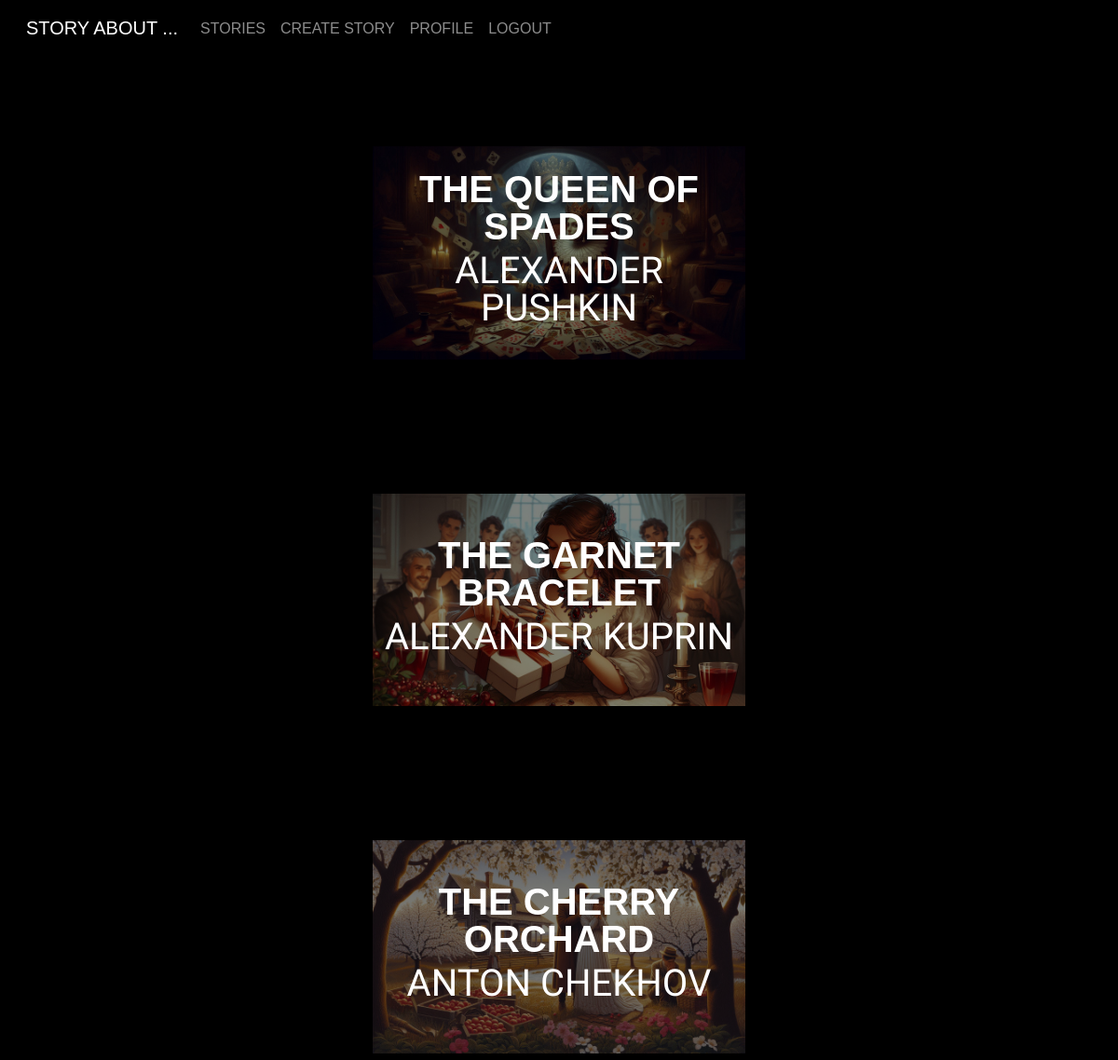
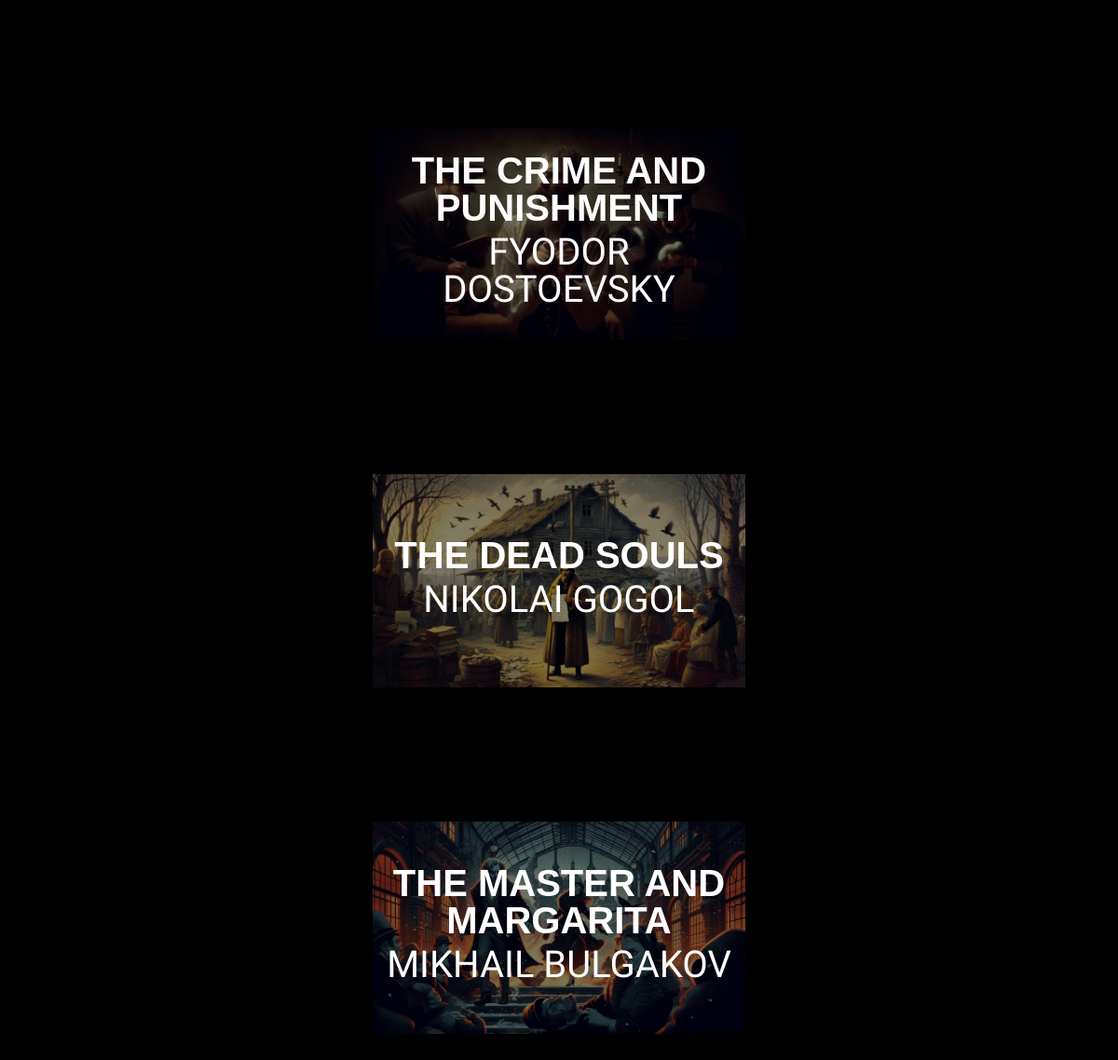
Page /story/stories/ (signed in) on the committed database (2 pictures, top to bottom).
### story/models.py (models this page shows, shortened)
class Story(models.Model):
    title = models.CharField('Title', max_length=50)
    author = models.CharField('Author', max_length=50)
    background_image = models.ImageField('Background Image', upload_to='backgrounds/', blank=False, null=True)

### story/views.py (the view)
# urls.py: path('stories/', views.stories, name='stories'),
@login_required
def stories(request):
    stories = Story.objects.all()
    return render(request, 'story/stories.html', {'stories': stories})

### story/templates/story/stories.html
{% extends 'story/layout.html' %}
{% block content %}
  <div class="stories">
    {% if stories %}
      {% for story in stories %}
        <div class="story__item d-flex justify-content-center align-items-center my-5 py-5">
          <div class="story__container">
            <a href="{% url 'story:story_details' story.id %}">
              <div class="story__image">
                <img src="{{ story.background_image.url }}" alt="" />
              </div>
              <div class="story__content">
                <div>
                  <h2 class="story__text">{{ story.title }}</h2>
                  <h3 class="story__text">{{ story.author }}</h3>
                </div>
              </div>
            </a>
          </div>
        </div>
      {% endfor %}
    {% endif %}
  </div>
{% endblock %}

### story/templates/story/layout.html (shortened to what this page needs)
{% load static %}
<!DOCTYPE html>
<html lang="en">
  <head>
    <link href="https://cdn.jsdelivr.net/npm/bootstrap@5.3.3/dist/css/bootstrap.min.css" rel="stylesheet" />
    <link rel="stylesheet" href="{% static 'story/css/main.css' %}" />
  </head>
  <body>
    <header class="header" id="header">
      <nav class="navbar navbar-expand-lg navbar-dark mx-3">
        <div class="container-fluid">
          <a class="navbar-brand" href="{% url 'main:index' %}">STORY ABOUT ...</a>
          <div class="collapse navbar-collapse" id="navbarSupportedContent">
            <ul class="navbar-nav me-auto mb-2 mb-lg-0">
              <li class="nav-item">
                <a class="nav-link" href="{% url 'story:stories' %}">STORIES</a>
              </li>
              <li class="nav-item">
                <a class="nav-link" href="{% url 'story:create_story' %}">CREATE STORY</a>
              </li>
              <li class="nav-item">
                <a class="nav-link" href="{% url 'userprofile:profile' %}">PROFILE</a>
              </li>
              <li class="nav-item">
                <form action="{% url 'registrationlogin:logout' %}" method="post">
                  <button class="nav-link" type="submit">LOGOUT</button>
                  </form>
              </li>
            </ul>
          </div>
        </div>
      </nav>
    </header>
    {% block content %}
    {% endblock %}
  </body>
</html>

### story/static/story/css/main.css (style rules this page uses)
* { margin: 0; padding: 0; box-sizing: border-box; }
:root { --index: calc(1vw + 1vh); --gutter: 30px; --side-small: 26; --side-big: 36; --depth: 4000px; --transition: .75s cubic-bezier(.075, .5, 0, 1) }
body { scrollbar-width: none; }
body { background-color: #000; color: #fff; font-size: calc(var(--index) * .8); font-family: raleway_c, sans-serif; line-height: 1.75; font-weight: 300; }
.story__container { width: calc(var(--index) * 20); max-height: calc(var(--index) * 25); position: relative; }
.story__image { width: calc(var(--index) * 20); max-height: calc(var(--index) * 25); overflow: hidden; background-color: #000; }
.story__image img { width: 100%; object-fit: cover; opacity: 0.5; }
.story__content { width: 100%; position: absolute; color:#fff; text-align: center; display: flex; justify-content: center; align-items: center; top: 50%; left: 50%; transform: translate(-50%, -50%); }
.story__text { font-size: 40px; width: auto; }
h2.story__text { font-weight: 700; }
h3.story__text { font-family: 'Kaushan Script', cursive; }
a { text-decoration: none; color: inherit; background-color: transparent; }
h1, h2, h3, h4 { font-weight: 100; text-transform: uppercase; width: min-content; line-height: 1; }

### rows in the picture
Story: background_image (picture), title "THE QUEEN OF SPADES", author "ALEXANDER PUSHKIN"
Story: background_image (picture), title "THE GARNET BRACELET", author "ALEXANDER KUPRIN"
Story: background_image (picture), title "THE CHERRY ORCHARD", author "ANTON CHEKHOV"
Story: background_image (picture), title "THE CRIME AND PUNISHMENT", author "FYODOR DOSTOEVSKY"
Story: background_image (picture), title "THE DEAD SOULS", author "NIKOLAI GOGOL"
Story: background_image (picture), title "THE MASTER AND MARGARITA", author "MIKHAIL BULGAKOV"
